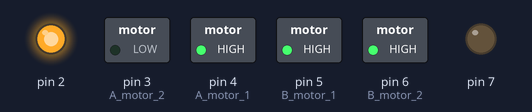
Simulated run of this sketch. Board: Arduino Uno, built with avr-gcc and run on an emulated ATmega328P. Shown: switched loads named in the sketch (green lamp = pin HIGH), output pins drawn as LEDs (lit = HIGH).

Above: at 0.1 s.
Timing chart, 0 to 1.6 s (numbered marks = the images above):
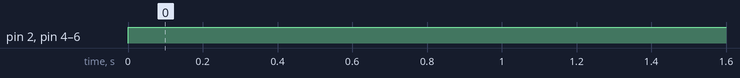

The sketch:

encoder_test.ino
```cpp
const int PIN_ENCOD_A_MOTOR_LEFT = 15;               // A channel for encoder of left motor
const int PIN_ENCOD_B_MOTOR_LEFT = 14;               // B channel for encoder of left motor

const int PIN_ENCOD_A_MOTOR_RIGHT = 16;              // A channel for encoder of right motor
const int PIN_ENCOD_B_MOTOR_RIGHT = 17;              // B channel for encoder of right motor

volatile float pos_left = 0;       // Left motor encoder position
volatile float pos_right = 0;      // Right motor encoder position

volatile int interrupt_count_left = 0;  // Interrupt count for left motor
volatile int interrupt_count_right = 0; // Interrupt count for right motor

void setup() {
  pinMode(2, OUTPUT);
  pinMode(4, OUTPUT); // A_motor_1
  pinMode(3, OUTPUT); // A_motor_2
  pinMode(5, OUTPUT); // B_motor_1
  pinMode(6, OUTPUT); // B_motor_2
  pinMode(7, OUTPUT);

  pinMode(PIN_ENCOD_A_MOTOR_LEFT, INPUT);
  pinMode(PIN_ENCOD_B_MOTOR_LEFT, INPUT);
  digitalWrite(PIN_ENCOD_A_MOTOR_LEFT, HIGH); // turn on pullup resistor
  digitalWrite(PIN_ENCOD_B_MOTOR_LEFT, HIGH);
  attachInterrupt(digitalPinToInterrupt(PIN_ENCOD_A_MOTOR_LEFT), encoderLeftMotor, RISING);

  pinMode(PIN_ENCOD_A_MOTOR_RIGHT, INPUT);
  pinMode(PIN_ENCOD_B_MOTOR_RIGHT, INPUT);
  digitalWrite(PIN_ENCOD_A_MOTOR_RIGHT, HIGH); // turn on pullup resistor
  digitalWrite(PIN_ENCOD_B_MOTOR_RIGHT, HIGH);
  attachInterrupt(digitalPinToInterrupt(PIN_ENCOD_A_MOTOR_RIGHT), encoderRightMotor, RISING);
}

void loop() {
  analogWrite(2, 255);
  digitalWrite(4, 1);
  digitalWrite(3, 0);

  analogWrite(5, 255);
  digitalWrite(6, 1);
  digitalWrite(7, 0);

  // Print the interrupt counts for debugging
  Serial.print("Left Motor Interrupts: ");
  Serial.println(pos_left/300);
  Serial.print("Right Motor Interrupts: ");
  Serial.println(pos_right/300);

  delay(1000); // Adjust the delay as needed
}

void encoderLeftMotor() {
  if (digitalRead(PIN_ENCOD_A_MOTOR_LEFT) == digitalRead(PIN_ENCOD_B_MOTOR_LEFT)) pos_left--;
  else pos_left++;
 // Increment the interrupt count for left motor
}

void encoderRightMotor() {
  if (digitalRead(PIN_ENCOD_A_MOTOR_RIGHT) == digitalRead(PIN_ENCOD_B_MOTOR_RIGHT)) pos_right++;
  else pos_right--;
}
```

Measured:
- by itself, pin 2, pin 4 (A_motor_1), pin 5 (B_motor_1), pin 6 (B_motor_2): LOW → HIGH at 0.00 s
